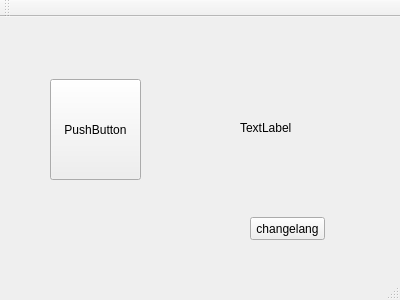
<?xml version="1.0" encoding="UTF-8"?>
<ui version="4.0">
 <class>MainWindow</class>
 <widget class="QMainWindow" name="MainWindow">
  <property name="geometry">
   <rect>
    <x>0</x>
    <y>0</y>
    <width>400</width>
    <height>300</height>
   </rect>
  </property>
  <property name="windowTitle">
   <string>MainWindow</string>
  </property>
  <widget class="QWidget" name="centralWidget">
   <widget class="QPushButton" name="pushButton">
    <property name="geometry">
     <rect>
      <x>50</x>
      <y>62</y>
      <width>91</width>
      <height>101</height>
     </rect>
    </property>
    <property name="text">
     <string>PushButton</string>
    </property>
   </widget>
   <widget class="QLabel" name="label">
    <property name="geometry">
     <rect>
      <x>240</x>
      <y>70</y>
      <width>61</width>
      <height>81</height>
     </rect>
    </property>
    <property name="text">
     <string>TextLabel</string>
    </property>
   </widget>
   <widget class="QPushButton" name="changelang">
    <property name="geometry">
     <rect>
      <x>250</x>
      <y>200</y>
      <width>75</width>
      <height>23</height>
     </rect>
    </property>
    <property name="text">
     <string>changelang</string>
    </property>
   </widget>
  </widget>
  <widget class="QMenuBar" name="menuBar">
   <property name="geometry">
    <rect>
     <x>0</x>
     <y>0</y>
     <width>400</width>
     <height>23</height>
    </rect>
   </property>
  </widget>
  <widget class="QToolBar" name="mainToolBar">
   <attribute name="toolBarArea">
    <enum>TopToolBarArea</enum>
   </attribute>
   <attribute name="toolBarBreak">
    <bool>false</bool>
   </attribute>
  </widget>
  <widget class="QStatusBar" name="statusBar"/>
 </widget>
 <layoutdefault spacing="6" margin="11"/>
 <resources/>
 <connections/>
</ui>
